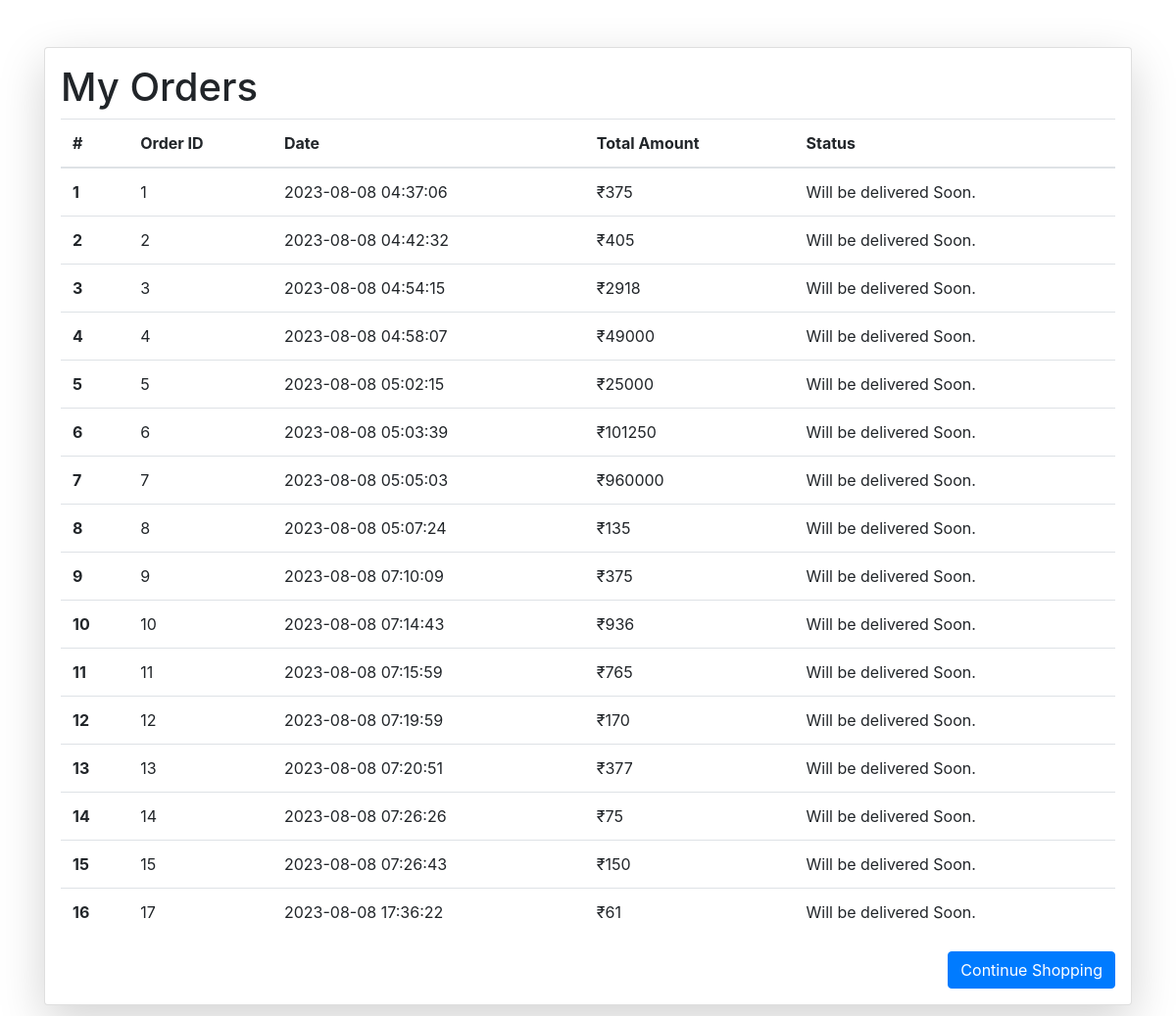
Page /orders/4 (signed in) on the committed database.
### vault.py (models this page shows, shortened)
class Order_Detail(Base):
    __tablename__ = 'order_detail'
    id = Column(Integer, primary_key=True, autoincrement=True)
    user_id = Column('user_id', Integer)
    total = Column('total', Integer)
    created_at = Column('created_at', String)

### user_routes.py (the view)
@app.route('/orders/<int:pid>')
def my_orders(pid):
    orders = agent.query(Order_Detail).filter(Order_Detail.user_id == pid).all()
    return render_template('user/orders.html', orders=orders)

### templates/user/orders.html (shortened to what this page needs)
<!DOCTYPE html>
<html lang="en">
  <head>
    <link
      rel="stylesheet"
      href="https://stackpath.bootstrapcdn.com/bootstrap/4.5.2/css/bootstrap.min.css"
    />
  </head>
  <body>
    <div class="container mt-5 mb-5">
      <div class="card shadow-lg p-3 mb-5 bg-white rounded">
        <div class="row g-0">
          <div class="col-md-12">
            <h1>My Orders</h1>
            <table class="table">
              <thead>
                <tr>
                  <th scope="col">#</th>
                  <th scope="col">Order ID</th>
                  <th scope="col">Date</th>
                  <th scope="col">Total Amount</th>
                  <th scope="col">Status</th>
                </tr>
              </thead>
              <tbody id="order-items">
                {% if orders %} {% for order in orders %}
                <tr>
                  <th scope="row">{{ loop.index }}</th>
                  <td>{{ order.id }}</td>
                  <td>{{ order.created_at }}</td>
                  <td>₹{{ order.total}}</td>
                  <td>Will be delivered Soon.</td>
                </tr>
                {% endfor %} {% else %}
                <tr>
                  <td colspan="5">No orders found.</td>
                </tr>
                {% endif %}
              </tbody>
            </table>
            <div class="d-flex justify-content-end align-items-center">
              <button
                class="btn btn-primary ml-3"
                onclick="location.href='/home'"
              >
                Continue Shopping
              </button>
            </div>
          </div>
        </div>
      </div>
    </div>
  </body>
</html>

### rows in the picture
Order_Detail: id "1", created_at "2023-08-08 04:37:06", total "375"
Order_Detail: id "2", created_at "2023-08-08 04:42:32", total "405"
Order_Detail: id "3", created_at "2023-08-08 04:54:15", total "2918"
Order_Detail: id "4", created_at "2023-08-08 04:58:07", total "49000"
Order_Detail: id "5", created_at "2023-08-08 05:02:15", total "25000"
Order_Detail: id "6", created_at "2023-08-08 05:03:39", total "101250"
Order_Detail: id "7", created_at "2023-08-08 05:05:03", total "960000"
Order_Detail: id "8", created_at "2023-08-08 05:07:24", total "135"
Order_Detail: id "9", created_at "2023-08-08 07:10:09", total "375"
Order_Detail: id "10", created_at "2023-08-08 07:14:43", total "936"
Order_Detail: id "11", created_at "2023-08-08 07:15:59", total "765"
Order_Detail: id "12", created_at "2023-08-08 07:19:59", total "170"
Order_Detail: id "13", created_at "2023-08-08 07:20:51", total "377"
Order_Detail: id "14", created_at "2023-08-08 07:26:26", total "75"
Order_Detail: id "15", created_at "2023-08-08 07:26:43", total "150"
Order_Detail: id "17", created_at "2023-08-08 17:36:22", total "61"
